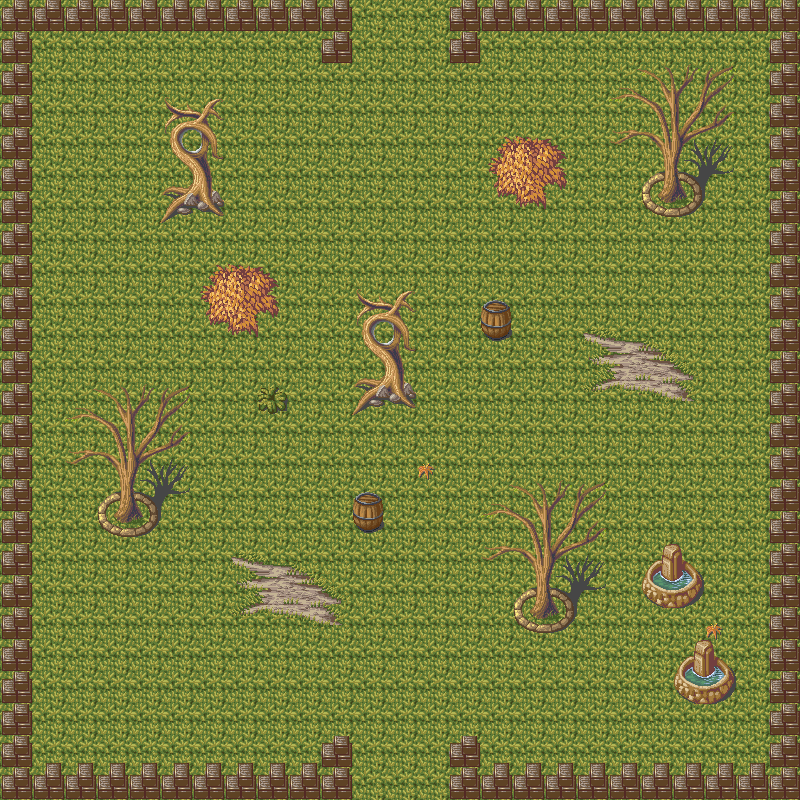

A level layout from a 2D game, rendered from its tile map. Below: a short description, then the map file with tile-grid data replaced by summaries:
An orthogonal 25x25 tile map with 32x32 px tiles, 3 tile layers (Background, Background2, Terrain) and 50 objects (4x EnemyBubly, from map_3, from map_2, to map_2, to map_3, ...).

<map version="1.0" tiledversion="1.0.1" orientation="orthogonal" renderorder="right-down" width="25" height="25" tilewidth="32" tileheight="32" nextobjectid="248">
 <tileset firstgid="1" name="magecity" tilewidth="32" tileheight="32" tilecount="360" columns="8">
  <image source="magecity.png" width="256" height="1450" />
  <tile id="10">
   <properties>
    <property name="blocked" value="" />
   </properties>
  </tile>
  <tile id="22">
   <properties>
    <property name="blocked" value="" />
   </properties>
  </tile>
  <tile id="23">
   <properties>
    <property name="blocked" value="" />
   </properties>
  </tile>
  <tile id="28">
   <properties>
    <property name="blocked" value="" />
   </properties>
  </tile>
  <tile id="30">
   <properties>
    <property name="blocked" value="" />
   </properties>
  </tile>
  <tile id="31">
   <properties>
    <property name="blocked" value="" />
   </properties>
  </tile>
  <tile id="33">
   <properties>
    <property name="blocked" value="" />
    <property name="warp" value="map_2" />
   </properties>
  </tile>
  <tile id="41">
   <properties>
    <property name="blocked" value="" />
    <property name="warp" value="map_3" />
   </properties>
  </tile>
  <tile id="64">
   <properties>
    <property name="spawn" value="" />
   </properties>
  </tile>
  <tile id="141">
   <properties>
    <property name="blocked" value="" />
   </properties>
  </tile>
  <tile id="142">
   <properties>
    <property name="blocked" value="" />
   </properties>
  </tile>
  <tile id="146">
   <properties>
    <property name="blocked" value="" />
   </properties>
  </tile>
  <tile id="147">
   <properties>
    <property name="blocked" value="" />
   </properties>
  </tile>
  <tile id="149">
   <properties>
    <property name="blocked" value="" />
   </properties>
  </tile>
  <tile id="150">
   <properties>
    <property name="blocked" value="" />
   </properties>
  </tile>
  <tile id="306">
   <properties>
    <property name="blocked" value="" />
   </properties>
  </tile>
  <tile id="351">
   <properties>
    <property name="blocked" value="" />
   </properties>
  </tile>
 </tileset>
 <layer name="Background" width="25" height="25">
  <data>[625 cells, 625 non-empty, 1 distinct tile ids]</data>
 </layer>
 <layer name="Background2" width="25" height="25">
  <data>[625 cells, 42 non-empty, 21 distinct tile ids]</data>
 </layer>
 <layer name="Terrain" width="25" height="25">
  <properties>
   <property name="blocked" value="" />
   <property name="warp" value="map_2" />
  </properties>
  <data>[625 cells, 201 non-empty, 37 distinct tile ids]</data>
 </layer>
 <objectgroup name="Spawn / Warp">
  <object id="9" name="from map_3" x="384" y="704" width="32" height="32">
   <properties>
    <property name="previousMap" value="map_3" />
   </properties>
  </object>
  <object id="10" name="from map_2" x="384" y="64" width="32" height="32">
   <properties>
    <property name="previousMap" value="map_2" />
   </properties>
  </object>
  <object id="150" name="to map_2" x="352" y="0" width="96" height="32">
   <properties>
    <property name="warp" value="map_2" />
   </properties>
  </object>
  <object id="151" name="to map_3" x="352" y="768" width="96" height="32">
   <properties>
    <property name="warp" value="map_3" />
   </properties>
  </object>
 </objectgroup>
 <objectgroup name="Collision (grounded)" visible="0">
  <object id="172" x="351.091" y="414.364">
   <polygon points="0,0 27.2727,-29.6364 33.2727,-9.81818" />
  </object>
  <object id="170" x="381.875" y="397.75">
   <polygon points="0,0 33.875,10.125 31.625,-14.5" />
  </object>
  <object id="171" x="355.125" y="385.25">
   <polygon points="0,0 37.75,-1.625 8.5,-7.125" />
  </object>
  <object id="173" x="378.25" y="384.375">
   <polygon points="0,0 35,-1.125 4.25,13.25" />
  </object>
  <object id="174" x="379.125" y="381">
   <polygon points="0,0 7.125,-12.5 24.75,-11.625 24.75,4.625" />
  </object>
  <object id="193" x="0" y="0" width="352" height="32" />
  <object id="194" x="320" y="32" width="32" height="32" />
  <object id="195" x="448" y="0" width="352" height="32" />
  <object id="196" x="448" y="32" width="32" height="32" />
  <object id="197" x="0" y="32" width="32" height="768" />
  <object id="198" x="32" y="768" width="320" height="32" />
  <object id="199" x="320" y="736" width="32" height="32" />
  <object id="200" x="448" y="736" width="32" height="32" />
  <object id="201" x="448" y="768" width="352" height="32" />
  <object id="202" x="768" y="32" width="32" height="736" />
  <object id="210" x="514" y="603.5">
   <polygon points="0,0 15.5,-16 47.75,-13.75 62,4.5 55,22.5 38.25,30.75 15,27.25 1.25,17.25" />
  </object>
  <object id="211" x="98" y="506.5">
   <polygon points="0,0 15.5,-16 47.75,-13.75 62,4.5 55,22.5 38.25,30.75 15,27.25 1.25,17.25" />
  </object>
  <object id="212" x="641" y="186.5">
   <polygon points="0,0 15.5,-16 47.75,-13.75 62,4.5 55,22.5 38.25,30.75 15,27.25 1.25,17.25" />
  </object>
  <object id="213" x="641" y="575.5">
   <polygon points="0,0 15.5,-16 47.75,-13.75 62,4.5 55,22.5 38.25,30.75 15,27.25 1.25,17.25" />
  </object>
  <object id="214" x="674" y="670.5">
   <polygon points="0,0 15.5,-16 47.75,-13.75 62,4.5 55,22.5 38.25,30.75 15,27.25 1.25,17.25" />
  </object>
  <object id="216" x="258" y="385.5" width="30" height="30">
   <ellipse />
  </object>
  <object id="217" x="483.5" y="315.5" width="25" height="25">
   <ellipse />
  </object>
  <object id="218" x="355.5" y="505.5" width="25" height="25">
   <ellipse />
  </object>
  <object id="219" x="187.625" y="188">
   <polygon points="0,0 7.125,-12.5 24.75,-11.625 24.75,4.625" />
  </object>
  <object id="220" x="159.591" y="221.364">
   <polygon points="0,0 27.2727,-29.6364 33.2727,-9.81818" />
  </object>
  <object id="221" x="190.375" y="204.75">
   <polygon points="0,0 33.875,10.125 31.625,-14.5" />
  </object>
  <object id="222" x="186.75" y="191.375">
   <polygon points="0,0 35,-1.125 4.25,13.25" />
  </object>
  <object id="223" x="163.625" y="192.25">
   <polygon points="0,0 37.75,-1.625 8.5,-7.125" />
  </object>
  <object id="245" x="353" y="1" width="94" height="15" />
  <object id="247" x="352" y="784" width="96" height="14" />
 </objectgroup>
 <objectgroup name="Collision (aerial)" visible="0">
  <object id="161" x="660.25" y="151">
   <polygon points="0,0 4.75,25 -2.75,47.5 11.25,54 26,49 15.5,24.25 21.25,0" />
  </object>
  <object id="182" x="482" y="310.5" width="28.5" height="28.5">
   <ellipse />
  </object>
  <object id="184" x="353.667" y="502.167" width="28.5" height="28.5">
   <ellipse />
  </object>
  <object id="185" x="119" y="474.333">
   <polygon points="0,0 15.3333,-0.666667 15,24.6667 1,26" />
  </object>
  <object id="186" x="120" y="499.333">
   <polygon points="0,0 -6,20.3333 24,20.6667 14.3333,-0.333333" />
  </object>
  <object id="188" x="533.667" y="570.667">
   <polygon points="0,0 15.3333,-0.666667 15,24.6667 1,26" />
  </object>
  <object id="189" x="534.667" y="595.667">
   <polygon points="0,0 -6,20.3333 24,20.6667 14.3333,-0.333333" />
  </object>
  <object id="190" x="660" y="544.667" width="22" height="34.6667" />
  <object id="192" x="692.333" y="640.667" width="22" height="34.6667" />
  <object id="225" x="192" y="160" width="18" height="35" />
  <object id="228" x="384" y="351.5" width="18" height="35" />
 </objectgroup>
 <objectgroup name="Mobs" visible="0">
  <object id="231" name="EnemyBubly" x="118" y="266" width="33" height="30" />
  <object id="234" name="EnemyBubly" x="636" y="408" width="34" height="28" />
  <object id="237" name="EnemyBubly" x="324" y="163" width="22" height="24" />
  <object id="238" name="EnemyBubly" x="165" y="622" width="48" height="35" />
  <object id="240" name="AggroFlamy" x="484" y="406" width="25" height="19" />
 </objectgroup>
</map>
